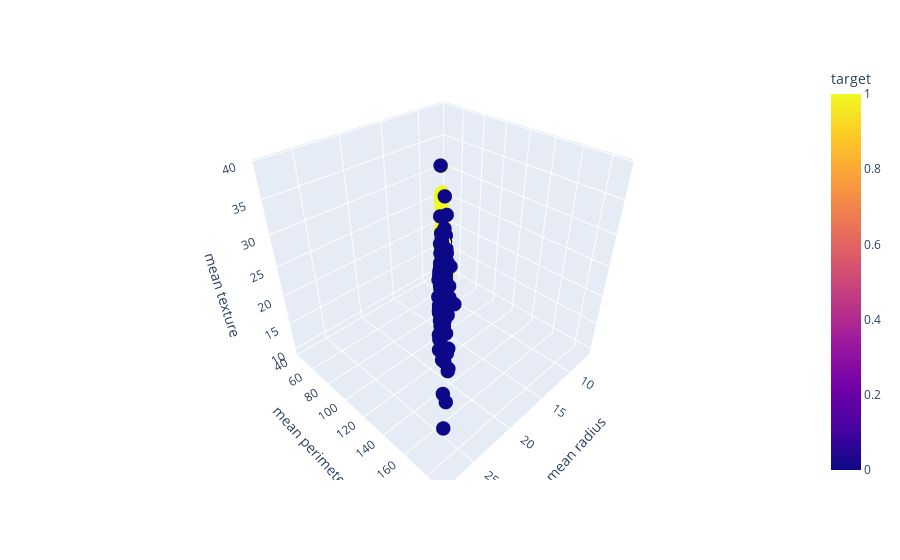

Write notebook code for a chart like this one.
### Markdown cell above
### Visualizing data

### Code cell
#Visualizing the data
fig = px.scatter_3d(cancer_df, x='mean radius', y='mean perimeter', z='mean texture', color='target')
fig

fig.update_traces(marker=dict(size=5))

### Figure 1 — Plotly figure (JSON) as saved in the notebook; plotly's stock layout.template omitted (floating-point values rounded to 4 significant figures; data arrays with more than 128 entries replaced by an {"elided": "..."} marker saying what was removed)
{"data": [{"hovertemplate": "mean radius=%{x}<br>mean perimeter=%{y}<br>mean texture=%{z}<br>target=%{marker.color}<extra></extra>", "legendgroup": "", "marker": {"color": {"elided": "569 int values"}, "coloraxis": "coloraxis", "size": 5, "symbol": "circle"}, "mode": "markers", "name": "", "scene": "scene", "showlegend": false, "type": "scatter3d", "x": {"elided": "569 float values"}, "y": {"elided": "569 float values"}, "z": {"elided": "569 float values"}}], "layout": {"coloraxis": {"colorbar": {"title": {"text": "target"}}, "colorscale": [[0, "#0d0887"], [0.1111, "#46039f"], [0.2222, "#7201a8"], [0.3333, "#9c179e"], [0.4444, "#bd3786"], [0.5556, "#d8576b"], [0.6667, "#ed7953"], [0.7778, "#fb9f3a"], [0.8889, "#fdca26"], [1, "#f0f921"]]}, "legend": {"tracegroupgap": 0}, "margin": {"t": 60}, "scene": {"domain": {"x": [0, 1], "y": [0, 1]}, "xaxis": {"title": {"text": "mean radius"}}, "yaxis": {"title": {"text": "mean perimeter"}}, "zaxis": {"title": {"text": "mean texture"}}}}}
